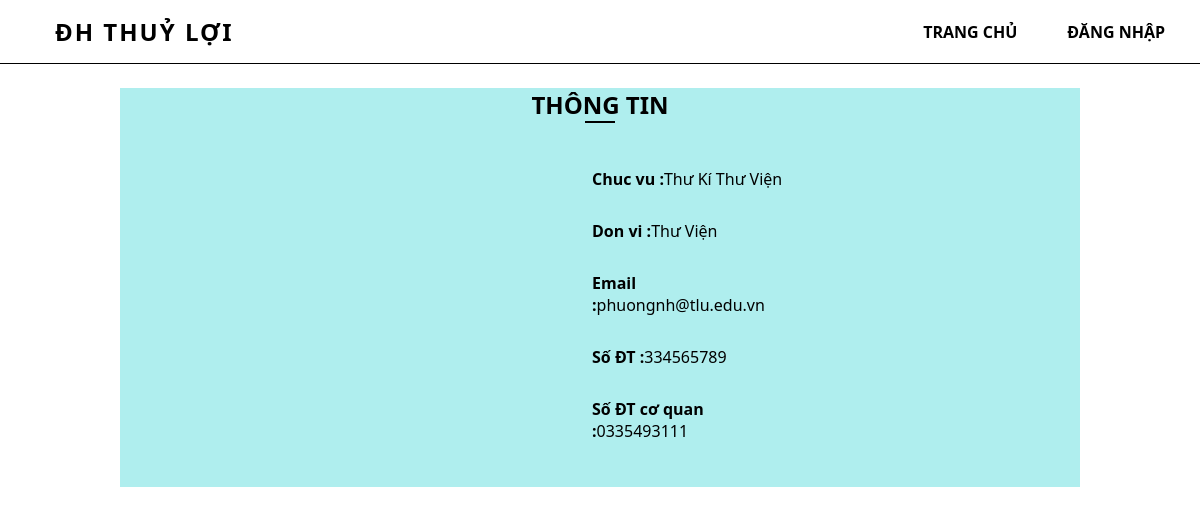
/detail.php?id=31, run on the app's committed database.
### tables this page shows
CREATE TABLE `canbo` (
  `id` int(11) NOT NULL,
  `name` varchar(255) NOT NULL,
  `anh` varchar(255) NOT NULL,
  `chucvu` varchar(255) NOT NULL,
  `coquan` varchar(255) NOT NULL,
  `email` varchar(255) NOT NULL,
  `sdt` int(11) NOT NULL,
  `id_donvi` int(10) DEFAULT NULL
);

CREATE TABLE `donvi` (
  `id` int(10) NOT NULL,
  `name` varchar(255) NOT NULL,
  `sophong` varchar(10) NOT NULL,
  `maytruc` int(255) DEFAULT NULL,
  `diachi` varchar(255) DEFAULT NULL,
  `email` varchar(255) DEFAULT NULL,
  `website` varchar(255) DEFAULT NULL,
  `id_child` int(10) DEFAULT NULL
);

### config/dbhelper.php (called while the page is built, shortened)
<?php
function select_one($sql) {
	$con = mysqli_connect(HOST, USERNAME, PASSWORD, DATABASE);
	$result = mysqli_query($con, $sql);
	$row    = mysqli_fetch_array($result, 1);
	return $row;
}

### detail.php (the view, shortened to what this page needs)
<?php
    require_once ('config/dbhelper.php');
?>
<!DOCTYPE html>
<html lang="en">
<head>
    <link rel="stylesheet" href="style.css">
</head>
<body>
    <div class="wrapper">
        <section>
            <header>
                <div id="inner-header">
                    <a class="logo" href="#">ĐH Thuỷ Lợi</a>
                    <nav>
                        <ul id="main-menu">
                            <li><a href="">Trang chủ</a></li>
                            <li><a href="login.php">Đăng nhập</a></li>
                        </ul>
                    </nav>
                </div>
            </header>
        </section>
        <br><br><br><br>
        <?php
        $sql =  " select * from canbo where id =".$_GET['id']." ";
        $directory =  select_one($sql) ;
        if($directory != null) {
                $cv = $directory['chucvu'];
                $em = $directory['email'];
                $sdt = $directory['sdt'];
                $dtcq = $directory['coquan'];
                $iddv = $directory['id_donvi'];
                $sqldv = "select name from donvi where id = " .$iddv;
                $iddv = select_one($sqldv) ;
        if ($iddv!= null) {
                $dv = $iddv['name'];
        }
        }  ?>
        <section class="detail">
                <h1>Thông tin</h1>
                <div class="info">
                    <div class="grid">
                    </div>
                    <div class="grid">
                        <p><strong>Chuc vu :</strong><?=$cv?></p>
                        <p><strong>Don vi :</strong><?=$dv?></p>
                        <p><strong>Email :</strong><?=$em?></p>
                        <p><strong>Số ĐT :</strong><?=$sdt?></p>
                        <p><strong>Số ĐT cơ quan :</strong><?=$dtcq?></p>
                    </div>
                </div>
        </section>
</body>
</html>

### style.css (style rules this page uses)
* { padding: 0; margin: 0; }
.wrapper { width: 80%; margin: 0 auto; }
body { font-family: 'Segoe UI', Tahoma, Geneva, Verdana, sans-serif; color: #000; background: url(./totoro_march_by_datdatori_d8u4rmr.png); background-size: cover; height: 100vh; background-attachment: fixed; background-position: center; }
ul { list-style: none; }
a { text-decoration: none; }
header { position: fixed; top: 0; left: 0; width: 100%; background-color: #fff; border-bottom: 1px solid #000; padding: 15px; transition: all 0.7s; z-index: 1000; }
.logo { color: #000; text-transform: uppercase; font-weight: bold; font-size: 1.5rem; letter-spacing: 2px; margin-left: 40px; }
#inner-header { display: flex; justify-content: space-between; align-items: center; }
#main-menu { display: flex; }
#main-menu a { text-transform: uppercase; margin-right: 50px; display: block; color: #000; font-weight: bold; transition: all .7s; }
.detail { background-color: paleturquoise; }
h1 { text-align: center; text-transform: uppercase; }
h1::after { content: "\A"; width: 30px; height: 2px; display: block; margin-top: 10px; background-color: #000; margin: 0 auto; }
.info { width: 50%; margin: 0 auto; display: grid; grid-template-columns: 40% 60%; transition: all .8s; padding: 10px; }
.grid { padding: 20px 30px; }
.grid p { padding: 15px 10px; }

### data on the page
canbo: chucvu "Thư Kí Thư Viện", email "phuongnh@tlu.edu.vn", sdt "334565789", coquan "0335493111"
donvi: name "Thư Viện"
